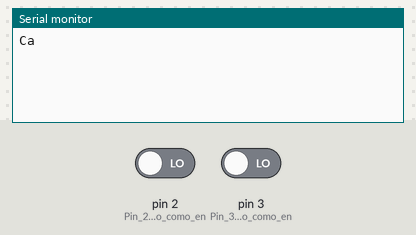
Recording of a sketch running on a simulated Arduino Uno, built with avr-gcc and run on an emulated ATmega328P. Shown: the last lines printed to the serial monitor. The test bench sets the inputs (shaded band); at power-on: pin 2 (Pin_2_del_arduino_como_en) LOW, pin 3 (Pin_3_del_arduino_como_en) LOW.

Above: at 1.2 s.
1.3 s: pin 2 (Pin_2_del_arduino_como_en) driven HIGH
At 2.25 s:
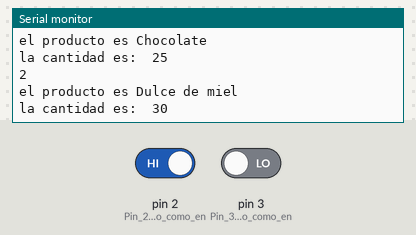
At 3.29 s:
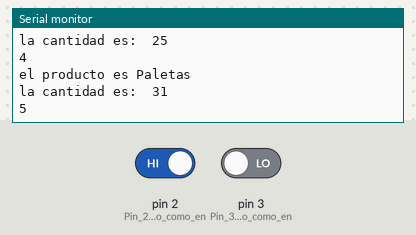
Timing chart, 0 to 4.8 s (numbered marks = the images above; inputs shaded):
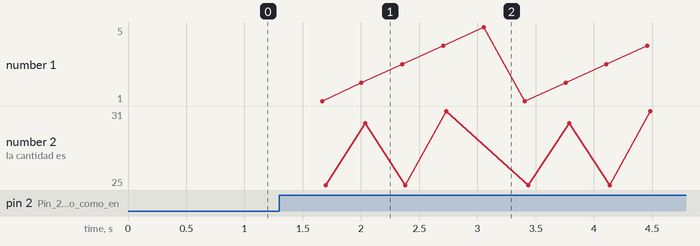

Measured:
- after the input at 1.3 s, the serial monitor: prints a new line after 0.35 s (image 1)

The sketch:

Taller_3_2B_Catalog.ino
```cpp
/*
  Fundación Kinal
    Centro educativo Técncico Laboral Kinal
    Quinto Perito
    Quinto Electrónica
    Codigo Técnico: EB5AM
    Curso: Taller de Electrónica Digital y reparación de computadoras
    Proyecto: Catálogo de productos
    Dev: Paulo Calito 2020265
    Fecha: 18 de abril de 2024
*/

struct datos_dulce
{
  char nombre_dulces[50];     //Variable donde se guardan los dulces
  byte cantidad_de_dulces;    //Variable donde se guardan la cantidad de dulces
};

//dulces que se usan
datos_dulce dulce1 = {"Chocolate", 25};
datos_dulce dulce2 = {"Dulce de miel", 30};
datos_dulce dulce3 = {"Chicles", 25};
datos_dulce dulce4 = {"Paletas", 31};


//Funcion donde se realizan las configuraciones
void setup() {
  Serial.begin(9600);     //Inicio la comunición serial
  Serial.println("Catalogo de dulces");
    Serial.begin(9600);
  pinMode(2, INPUT);     //Pin 2 del arduino como entrada.
  pinMode(3, INPUT);     //Pin 3 del arduino como entrada.

}

//variable donde almaceno el valor del contador
byte contador = 0;


//Funcion donde se ejecutan de manera "infinita" el código.
void loop() {
  if(digitalRead(2)==HIGH)  //Leo el estado digital del pin 2 y si este es bajo.
  {
   delay(350);
   contador = contador+1;   //aumento en uno el contador
    Serial.println(contador);

    if(contador == 1){
       Serial.print("el producto es ");
      Serial.println(dulce1.nombre_dulces);
       Serial.print("la cantidad es:  ");
      Serial.println(dulce1.cantidad_de_dulces);}

      if(contador == 2){
       Serial.print("el producto es ");
        Serial.println(dulce2.nombre_dulces);
      Serial.print("la cantidad es:  ");
        Serial.println(dulce2.cantidad_de_dulces);}

      if(contador == 3){
       Serial.print("el producto es ");
          Serial.println(dulce3.nombre_dulces);
    Serial.print("la cantidad es:  ");
    Serial.println(dulce3.cantidad_de_dulces);}

          if(contador == 4){
       Serial.print("el producto es ");
            Serial.println(dulce4.nombre_dulces);
      Serial.print("la cantidad es:  ");
      Serial.println(dulce4.cantidad_de_dulces);}

    if (contador == 5){
      contador = 0;}
    }


  else if(digitalRead(3)==HIGH) //Leo el estado digital del pin 3 y si este es bajo.
  {
   delay(350);
   contador = contador-1;   //disminuyo en uno el contador

    if(contador == 1){
       Serial.print("el producto es ");
      Serial.println(dulce1.nombre_dulces);
      Serial.print("la cantidad es:  ");
      Serial.println(dulce1.cantidad_de_dulces);}

      if(contador == 2){
       Serial.print("el producto es ");
        Serial.println(dulce2.nombre_dulces);
        Serial.print("la cantidad es:  ");
      Serial.println(dulce2.cantidad_de_dulces);}

        if(contador == 3){
       Serial.print("el producto es ");
          Serial.println(dulce3.nombre_dulces);
          Serial.print("la cantidad es:  ");
      Serial.println(dulce3.cantidad_de_dulces);}

          if(contador == 4){
       Serial.print("el producto es ");
            Serial.println(dulce4.nombre_dulces);
            Serial.print("la cantidad es:  ");
      Serial.println(dulce4.cantidad_de_dulces);}

  }
}
```
